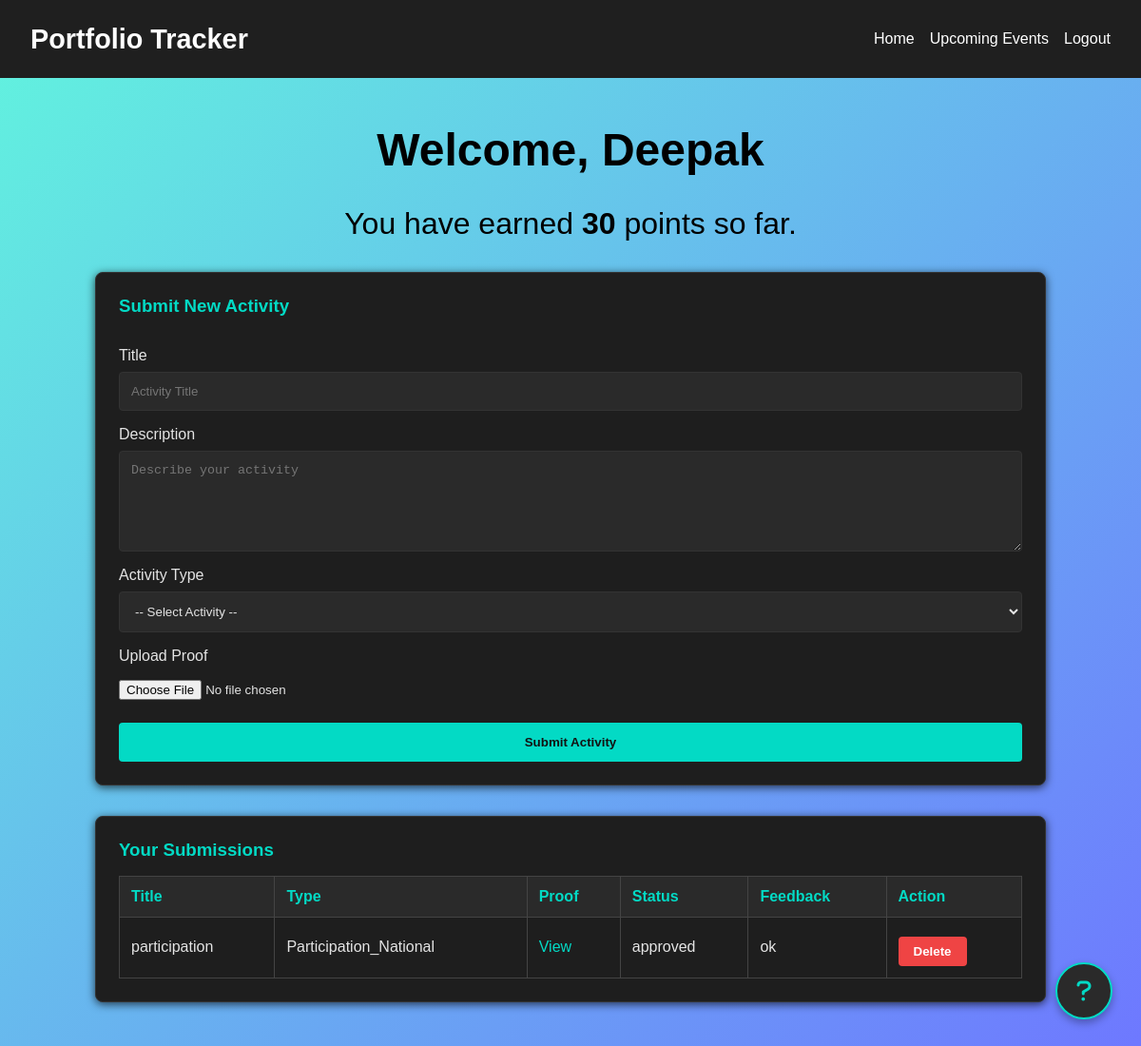
The app's page /student (signed in) with its own data.
### database.py (models this page shows)
class User(db.Model):
    id = db.Column(db.Integer, primary_key=True)
    name=db.Column(db.String(100), nullable=True    )
    email = db.Column(db.String(100), unique=True, nullable=False)
    password = db.Column(db.String(200), nullable=False)
    role = db.Column(db.String(10), nullable=False)  # 'student' or 'faculty'
    usn = db.Column(db.String(20), unique=True, nullable=True)  # Changed to nullable=True
    points = db.Column(db.Integer, default=0)

class Activity(db.Model):
    id = db.Column(db.Integer, primary_key=True)
    title = db.Column(db.String(200), nullable=False)
    description = db.Column(db.Text, nullable=False)
    proof = db.Column(db.String(200), nullable=False)
    status = db.Column(db.String(20), default='pending')  # 'pending', 'approved', 'rejected'
    feedback = db.Column(db.Text)  # faculty feedback
    activity_type = db.Column(db.String(50))  # e.g., 'journal_q1q2', 'blood_donation', etc.
    student_id = db.Column(db.Integer, db.ForeignKey('user.id'), nullable=False)
    student = db.relationship('User', backref=db.backref('activities', lazy=True))

### app.py (the view)
@app.route('/student')
def student_dashboard():
    if 'user_id' not in session:
        flash('Please login first.', 'error')
        return redirect(url_for('login'))
    user = User.query.get(session['user_id'])
    db.session.refresh(user)  # Refresh user data
    if user.points >= 100:
        flash('You have reached 100 points and cannot submit more activities.', 'info')
    activities = Activity.query.filter_by(student_id=user.id).all()
    return render_template('student.html', user=user, activities=activities)

### templates/student.html (shortened to what this page needs)
<!DOCTYPE html>
<html>
<head>
    <link rel="stylesheet" href="{{ url_for('static', filename='styles.css') }}">
</head>
<body>
    <link rel="stylesheet" href="https://cdnjs.cloudflare.com/ajax/libs/font-awesome/6.0.0/css/all.min.css">
    <button class="help-desk-btn" onclick="toggleHelpDesk()" title="Help Desk">
        <i class="fas fa-question"></i>
    </button>
    <nav class="navbar">
        <h1>Portfolio Tracker</h1>
        <ul class="nav-links">
            <li><a href="{{ url_for('home') }}">Home</a></li>
            <li><a href="{{ url_for('upcoming_events') }}">Upcoming Events</a></li>
            <li><a href="{{ url_for('logout') }}">Logout</a></li>
        </ul>
    </nav>
    <div class="dashboard-container">
        <h2 class="dashboard-title">Welcome, {{ user.name }}</h2>
        <p class="dashboard-subtitle">You have earned <strong>{{ user.points }}</strong> points so far.</p>
        {% if user.points < 100 %}
        <div class="card submission-form">
            <h3>Submit New Activity</h3>
            <form method="POST" action="{{ url_for('submit_activity') }}" enctype="multipart/form-data">
                <label>Title</label>
                <input type="text" name="title" placeholder="Activity Title" required>
                <label>Description</label>
                <textarea name="description" placeholder="Describe your activity" required></textarea>
                <label>Activity Type</label>
                <select name="activity_type" required>
                    <option value="">-- Select Activity --</option>
                </select>
                <label>Upload Proof</label>
                <input type="file" name="proof" required accept=".pdf,.jpg,.jpeg,.png">
                <button type="submit">Submit Activity</button>
            </form>
        </div>
        {% else %}
        <div class="alert">
            <p>You have reached 100 points. No further submissions are allowed.</p>
        </div>
        {% endif %}
        <div class="card activity-list">
            <h3>Your Submissions</h3>
            {% if activities %}
            <table>
                <thead>
                    <tr>
                        <th>Title</th>
                        <th>Type</th>
                        <th>Proof</th>
                        <th>Status</th>
                        <th>Feedback</th>
                        <th>Action</th>
                    </tr>
                </thead>
                <tbody>
                    {% for activity in activities %}
                    <tr>
                        <td>{{ activity.title }}</td>
                        <td>{{ activity.activity_type }}</td>
                        <td><a href="{{ url_for('uploaded_file', filename=activity.proof) }}" target="_blank">View</a></td>
                        <td>{{ activity.status }}</td>
                        <td>{{ activity.feedback or 'N/A' }}</td>
                        <td>
                            <form method="POST" action="{{ url_for('delete_activity', activity_id=activity.id) }}">
                                <button type="submit" class="delete-button">Delete</button>
                            </form>
                        </td>
                    </tr>
                    {% endfor %}
                </tbody>
            </table>
            {% else %}
            <p>No submissions yet.</p>
            {% endif %}
        </div>
    </div>
</body>
</html>

### static/styles.css (style rules this page uses)
body { margin: 0; padding: 0; font-family: 'Montserrat', sans-serif; background: linear-gradient(135deg, #61f4de, #6e78ff); color: #e4e4e4; }
.help-desk-btn { position: fixed; bottom: 30px; right: 30px; width: 60px; height: 60px; border-radius: 50%; background: #2a2a2a; color: #03dac5; border: 2px solid #03dac5; box-shadow: 0 4px 8px rgba(0,0,0,0.3); cursor: pointer; z-index: 1000; display: flex; align-items: center; justify-content: center; font-size: 24px; transition: all 0.3s; }
.navbar { background-color: #1f1f1f; padding: 1rem 2rem; display: flex; justify-content: space-between; align-items: center; }
.navbar h1 { margin: 0; font-size: 1.8rem; color: #ffffff; }
.nav-links { list-style: none; display: flex; gap: 1rem; }
.nav-links li a { color: #bbbbbb; text-decoration: none; font-weight: 500; transition: color 0.3s ease; }
.button, button { background-color: #03dac5; color: #121212; border: none; padding: 0.8rem 1.2rem; border-radius: 4px; cursor: pointer; font-weight: 600; transition: background-color 0.3s ease; }
.dashboard-container { max-width: 1200px; margin: 2rem auto; padding: 1rem; }
.submission-form { margin-bottom: 2rem; padding: 1.5rem; border: 1px solid #333333; border-radius: 8px; background-color: #1e1e1e; }
.activity-list { margin-top: 2rem; padding: 1.5rem; border: 1px solid #333333; border-radius: 8px; background-color: #1e1e1e; }
table { width: 100%; border-collapse: collapse; margin-top: 1rem; }
table th, table td { padding: 0.75rem; border: 1px solid #444444; text-align: left; }
table th { background-color: #2a2a2a; color: #03dac5; }

### templates/student.html (style rules this page uses)
body { background: linear-gradient(135deg, #61f4de, #6e78ff); background-blend-mode: hard-light; margin: 0; padding: 0; font-family: 'Montserrat', sans-serif; color: #e4e4e4; }
.navbar { background-color: #1f1f1f; padding: 1rem 2rem; display: flex; justify-content: space-between; align-items: center; }
.navbar h1 { margin: 0; font-size: 1.8rem; color: #ffffff; }
.nav-links { list-style: none; display: flex; gap: 1rem; }
.nav-links li a { color: #ffffff; text-decoration: none; font-weight: 500; transition: color 0.2s ease-in-out; }
.dashboard-container { max-width: 1000px; margin: 3rem auto; padding: 0 1rem; }
.dashboard-title { text-align: center; font-size: 3rem; margin-bottom: 0.5rem; color: #000000; }
.dashboard-subtitle { text-align: center; font-size: 2rem; margin-bottom: 2rem; color: #000000; }
.card { background-color: #1e1e1e; border-radius: 8px; padding: 1.5rem; margin-bottom: 2rem; box-shadow: 0 2px 10px rgba(0,0,0,0.7); }
.card h3 { margin-top: 0; color: #03dac5; margin-bottom: 1rem; }
.submission-form form { display: flex; flex-direction: column; }
.submission-form form label { margin-top: 1rem; font-weight: 500; }
.submission-form form input[type="text"], .submission-form form textarea, .submission-form form select { margin-top: 0.5rem; padding: 0.75rem; border: 1px solid #333333; border-radius: 4px; background-color: #2a2a2a; color: #e4e4e4; }
.submission-form form textarea { min-height: 80px; }
.submission-form form input[type="file"] { margin-top: 1rem; }
.submission-form form button { background-color: #03dac5; color: #121212; border: none; padding: 0.8rem 1.2rem; border-radius: 4px; cursor: pointer; font-weight: 600; margin-top: 1.5rem; transition: background-color 0.2s ease-in-out; }
.activity-list table { width: 100%; border-collapse: collapse; margin-top: 1rem; }
.activity-list table th, .activity-list table td { padding: 0.75rem; border: 1px solid #444444; }
.activity-list table th { background-color: #2a2a2a; color: #03dac5; font-weight: 600; }
.activity-list table td a { color: #03dac5; text-decoration: none; }
.delete-button { background-color: #ef4444; color: #ffffff; margin-top: 0.5rem; border: none; padding: 0.5rem 1rem; border-radius: 4px; cursor: pointer; font-weight: 600; transition: background-color 0.2s ease-in-out; }

### records on screen
User: name "Deepak", points "30"
Activity: title "participation", activity_type "Participation_National", status "approved", feedback "ok"
